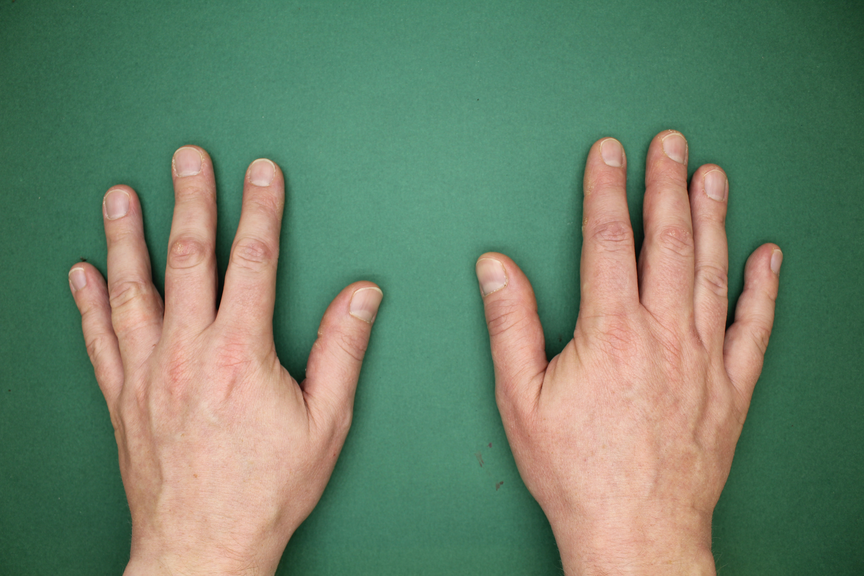
#> input picture cvai/cvai-ex-sw07-1/hand_small.png, 864 x 576 px, found by its file name
$ jupyter execute --allow-errors ex_image_classification.ipynb   (text cells are left out)
#> lines starting #> are read from the running program, lines starting #| are printed output that depends on the picture; pictures that were not available may be replaced by others from this repository, and a replacement may not be noted
### cvai/cvai-ex-sw05-1/cifar.py
import os
import numpy as np
import _pickle as cPickle

def load_batch(fpath, label_key='labels'):
  """Internal utility for parsing CIFAR data.
  Args:
      fpath: path the file to parse.
      label_key: key for label data in the retrieve
          dictionary.
  Returns:
      A tuple `(data, labels)`.
  """
  with open(fpath, 'rb') as f:
    d = cPickle.load(f, encoding='bytes')
    # decode utf8
    d_decoded = {}
    for k, v in d.items():
      d_decoded[k.decode('utf8')] = v
    d = d_decoded
  data = d['data']
  labels = d[label_key]

  data = data.reshape(data.shape[0], 3, 32, 32)
  return data, labels

def load_cifar(path):
    num_train_samples = 50000

    x_train = np.empty((num_train_samples, 3, 32, 32), dtype='uint8')
    y_train = np.empty((num_train_samples,), dtype='uint8')

    for i in range(1, 6):
        fpath = os.path.join(path, 'data_batch_' + str(i))
        (x_train[(i - 1) * 10000:i * 10000, :, :, :],
         y_train[(i - 1) * 10000:i * 10000]) = load_batch(fpath)

    fpath = os.path.join(path, 'test_batch')
    x_test, y_test = load_batch(fpath)

    y_train = np.reshape(y_train, (len(y_train), 1))
    y_test = np.reshape(y_test, (len(y_test), 1))

    # put the channels last
    x_train = x_train.transpose(0, 2, 3, 1)
    x_test = x_test.transpose(0, 2, 3, 1)

    x_test = x_test.astype(x_train.dtype)
    y_test = y_test.astype(y_train.dtype)

    return (x_train, y_train), (x_test, y_test)

### cvai/cvai-ex-sw05-1/ex_image_classification.ipynb
[cell 1]
import cv2
import os
import sys
import numpy as np
import sklearn

# for histogram of oriented gradients (hog)
from skimage.feature import hog

# we will use the svm from sklearn
from sklearn import svm

sys.path.append('.')
from cifar import load_cifar

# for displaying images in jupyter
import matplotlib as mpl
from matplotlib import pyplot as plt

from pathlib import Path
data_dir = Path('/exchange/cvai/images')

[cell 2]
image  = cv2.imread(str(data_dir / 'hand_small.png'))
#> image is the input picture: shape (576, 864, 3); mean B, G, R 105.6, 130.1, 110.6
image = cv2.cvtColor(image, cv2.COLOR_BGR2RGB)
label = cv2.imread(str(data_dir / 'label_small.png'))
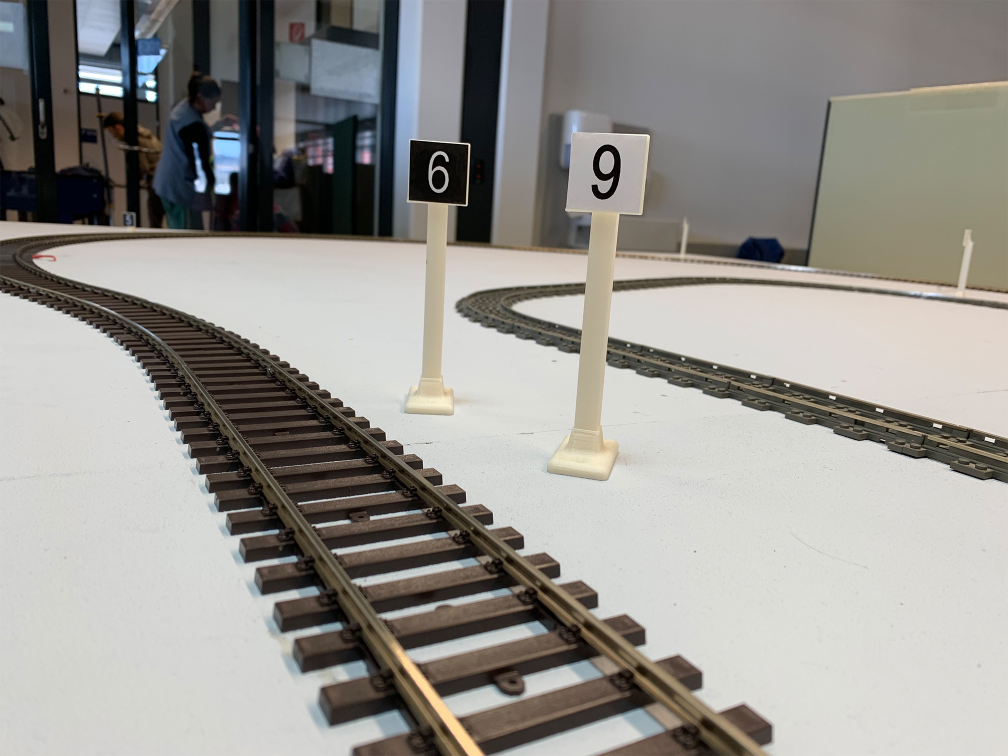
#> input picture cvai/cvai-ex-sw04-2/Images/IMG_7446.jpg, 2016 x 1512 px, given in place of label_small.png, which was not available (shown at 1/2 size)
#> label is the input picture: shape (1512, 2016, 3); mean B, G, R 144.3, 148.9, 151
plt.subplot(1, 2, 1)
plt.imshow(image)
plt.subplot(1, 2, 2)
plt.imshow(label)
print(image.shape)
#| (576, 864, 3)
print(label.shape)
#| (1512, 2016, 3)
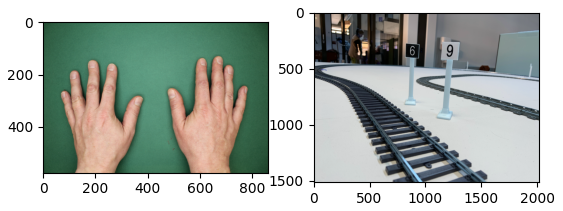
#> figure drawn by matplotlib, 2 panels; B, G, R data is drawn as R, G, B

[cell 3]
hsv = cv2.cvtColor(image, cv2.COLOR_RGB2HSV)
#> hsv: shape (576, 864, 3); mean H, S, V 53.2, 106.4, 145.6
hs = hsv[:,:,0:2]
data = hs.reshape((-1,2))
#> data = 497664 pairs, first value 0 to 179, second value 15 to 255
label_grey = label[:,:,0]
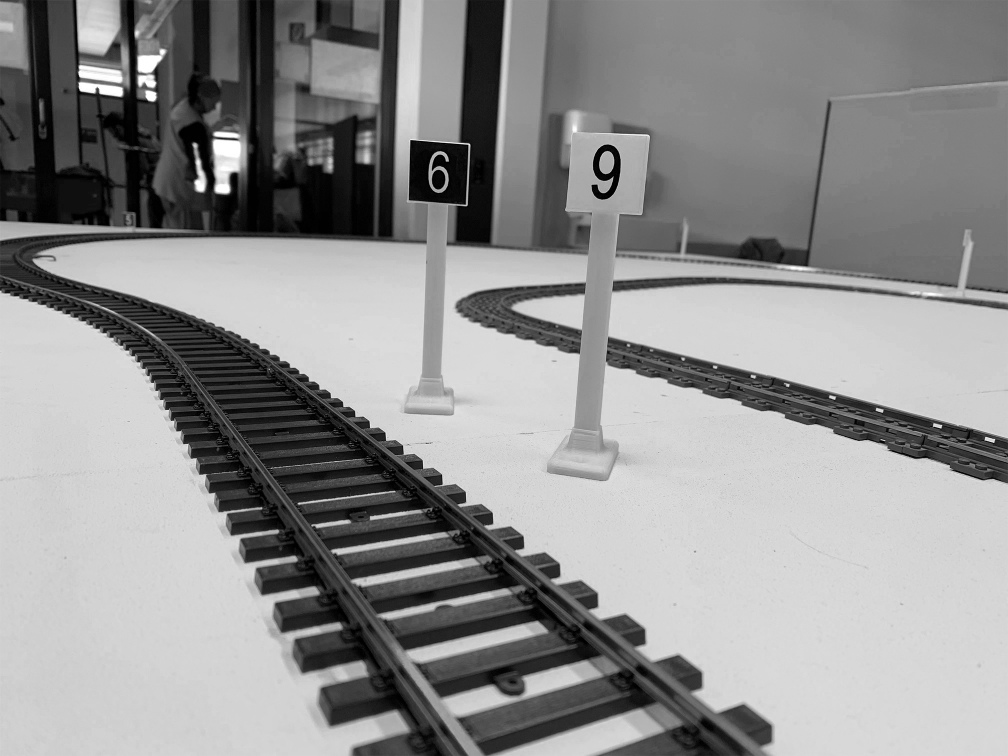
#> label_grey: shape (1512, 2016) (shown at 1/2 size); min 0, max 255, mean 144.3
classes = label_grey.reshape(-1)

[cell 4]
n = 50
classes_reduced = classes[1::n]
data_reduced = data[1::n,:]
#> data_reduced = 9954 pairs, first value 0 to 80, second value 31 to 213

#> (a cell that did not finish here is left out)

[cell 6]
classifier = svm.SVC(C=1.0, kernel='linear', gamma='auto')

#> (a cell that did not finish here is left out)

#> (a cell that did not finish here is left out)

[cell 9]
image2  = cv2.imread(str(data_dir /'hand_small_2.png'))
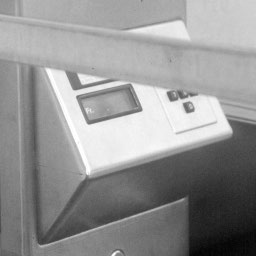
#> input picture cvai/cvai-ex-sw04-2/Images/geraden.jpg, 256 x 256 px, given in place of hand_small_2.png, which was not available
#> image2 is the input picture: shape (256, 256, 3); min 2, max 255, mean 147
image2 = cv2.cvtColor(image2, cv2.COLOR_BGR2RGB)
label2 = cv2.imread(str(data_dir / 'label_small_2.png'))
score = None

# YOUR CODE HERE
#> (the rest of this cell did not finish here and is left out)
